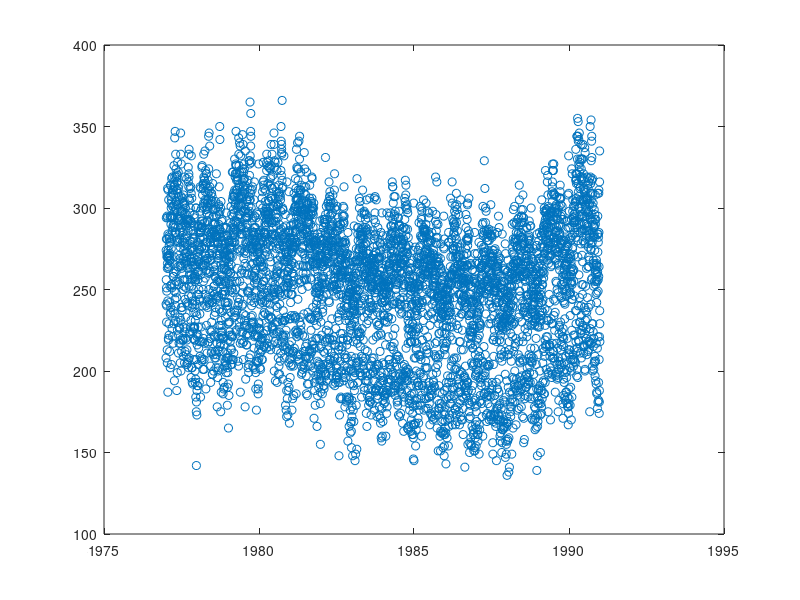

MATLAB code for this plot:
%% Load data

data = csvread('quebec-births-fixed.csv', 1, 0);
X_full = data(:,1:4);
y_full = data(:,5);

%% Plot
plot(X_full(:,1), y_full, 'o');

% Set random seed.
randn('state',0);
rand('state',0);

%% Subsample
for n = [1000,2000,5000]
    rp = randperm(length(y_full));
    idx = rp(1:n);

    X = X_full(idx,:);
    y = y_full(idx,:);

    save(['quebec-', int2str(n), '.mat'], 'X', 'y');
end

X = X_full;
y = y_full;

save('quebec-all.mat', 'X', 'y');
